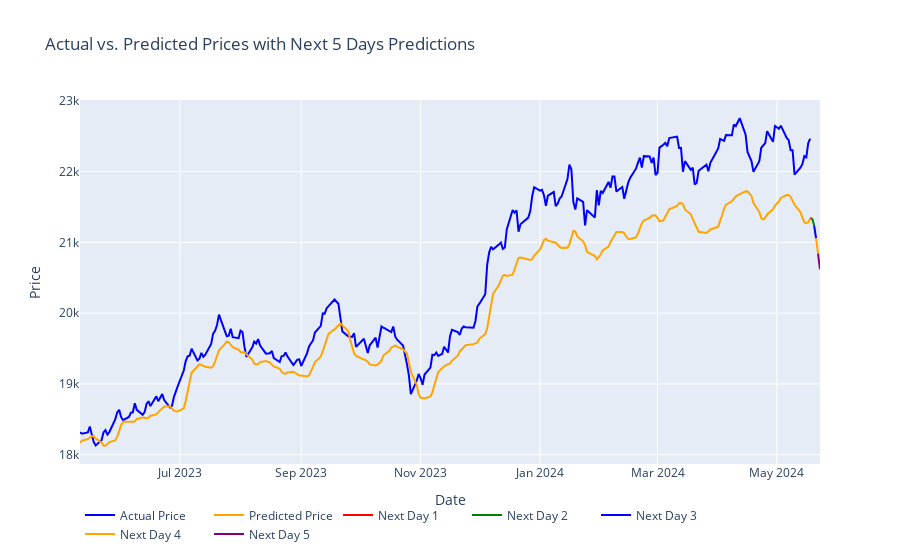

Notebook source saved alongside this figure:
### Code cell
# Plotting actual and predicted prices
colors = ['red', 'green', 'blue', 'orange', 'purple']

actual_trace = go.Scatter(x=df.index[-len(y_test):], y=y_test_scaled.flatten(), mode='lines', name='Actual Price', line=dict(color='blue'))
predicted_trace = go.Scatter(x=df.index[-len(predictions):], y=predictions.flatten(), mode='lines', name='Predicted Price', line=dict(color='orange'))

# Calculate the next 5 dates after the last date in the dataset
last_date = df.index[-1]
next_5_days_index = pd.date_range(last_date + pd.Timedelta(days=1), periods=5)

# Plotting prices for the next 5 days
next_5_days_trace = []
predict_price = predictions[-1][0]
for i, price in enumerate(next_5_days_predictions, start=1):
    next_day_trace = go.Scatter(x=[last_date, next_5_days_index[i-1]], y=[predict_price, price[0][0]], mode='lines', name=f'Next Day {i}', line=dict(color=colors[i-1]))
    next_5_days_trace.append(next_day_trace)
    last_date = next_5_days_index[i-1]
    predict_price = price[0][0]

# Combine all traces
traces = [actual_trace, predicted_trace] + next_5_days_trace

# Define layout
layout = go.Layout(title='Actual vs. Predicted Prices with Next 5 Days Predictions',
                   xaxis=dict(title='Date'),
                   yaxis=dict(title='Price'),
                   legend=dict(orientation='h'),
                   showlegend=True)

# Create figure
fig = go.Figure(data=traces, layout=layout)

# Show interactive plot
fig.show()

### Figure 1 — Plotly figure (JSON) as saved in the notebook; plotly's stock layout.template omitted (floating-point values rounded to 4 significant figures; data arrays with more than 128 entries replaced by an {"elided": "..."} marker saying what was removed)
{"data": [{"line": {"color": "blue"}, "mode": "lines", "name": "Actual Price", "type": "scatter", "x": {"elided": "255 str values"}, "y": {"elided": "255 float values"}}, {"line": {"color": "orange"}, "mode": "lines", "name": "Predicted Price", "type": "scatter", "x": {"elided": "255 str values"}, "y": {"elided": "255 float values"}}, {"line": {"color": "red"}, "mode": "lines", "name": "Next Day 1", "type": "scatter", "x": ["2024-05-18T00:00:00", "2024-05-19T00:00:00"], "y": [21340.0, 21340.0]}, {"line": {"color": "green"}, "mode": "lines", "name": "Next Day 2", "type": "scatter", "x": ["2024-05-19T00:00:00", "2024-05-20T00:00:00"], "y": [21340.0, 21240.0]}, {"line": {"color": "blue"}, "mode": "lines", "name": "Next Day 3", "type": "scatter", "x": ["2024-05-20T00:00:00", "2024-05-21T00:00:00"], "y": [21240.0, 21060.0]}, {"line": {"color": "orange"}, "mode": "lines", "name": "Next Day 4", "type": "scatter", "x": ["2024-05-21T00:00:00", "2024-05-22T00:00:00"], "y": [21060.0, 20840.0]}, {"line": {"color": "purple"}, "mode": "lines", "name": "Next Day 5", "type": "scatter", "x": ["2024-05-22T00:00:00", "2024-05-23T00:00:00"], "y": [20840.0, 20620.0]}], "layout": {"legend": {"orientation": "h"}, "showlegend": true, "title": {"text": "Actual vs. Predicted Prices with Next 5 Days Predictions"}, "xaxis": {"title": {"text": "Date"}}, "yaxis": {"title": {"text": "Price"}}}}
